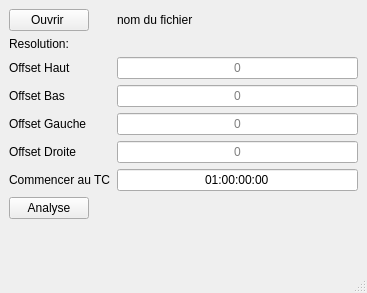
<?xml version="1.0" encoding="UTF-8"?>
<ui version="4.0">
 <class>MainWindow</class>
 <widget class="QMainWindow" name="MainWindow">
  <property name="geometry">
   <rect>
    <x>0</x>
    <y>0</y>
    <width>367</width>
    <height>293</height>
   </rect>
  </property>
  <property name="windowTitle">
   <string>MainWindow</string>
  </property>
  <widget class="QWidget" name="centralwidget">
   <layout class="QFormLayout" name="formLayout">
    <item row="0" column="0">
     <widget class="QPushButton" name="btn_choose_file">
      <property name="text">
       <string>Ouvrir </string>
      </property>
     </widget>
    </item>
    <item row="0" column="1">
     <widget class="QLabel" name="lbl_file_name">
      <property name="text">
       <string>nom du fichier</string>
      </property>
     </widget>
    </item>
    <item row="2" column="0">
     <widget class="QLabel" name="lbl_up_offset">
      <property name="text">
       <string>Offset Haut</string>
      </property>
     </widget>
    </item>
    <item row="2" column="1">
     <widget class="QLineEdit" name="lineEdit_2">
      <property name="alignment">
       <set>Qt::AlignCenter</set>
      </property>
      <property name="placeholderText">
       <string>0</string>
      </property>
     </widget>
    </item>
    <item row="3" column="0">
     <widget class="QLabel" name="lbl_bottom_offset">
      <property name="text">
       <string>Offset Bas</string>
      </property>
     </widget>
    </item>
    <item row="4" column="0">
     <widget class="QLabel" name="lbl_left_offset">
      <property name="text">
       <string>Offset Gauche</string>
      </property>
     </widget>
    </item>
    <item row="5" column="0">
     <widget class="QLabel" name="lbl_right_offset">
      <property name="text">
       <string>Offset Droite</string>
      </property>
     </widget>
    </item>
    <item row="3" column="1">
     <widget class="QLineEdit" name="lineEdit_3">
      <property name="alignment">
       <set>Qt::AlignCenter</set>
      </property>
      <property name="placeholderText">
       <string>0</string>
      </property>
     </widget>
    </item>
    <item row="4" column="1">
     <widget class="QLineEdit" name="lineEdit_4">
      <property name="alignment">
       <set>Qt::AlignCenter</set>
      </property>
      <property name="placeholderText">
       <string>0</string>
      </property>
     </widget>
    </item>
    <item row="5" column="1">
     <widget class="QLineEdit" name="lineEdit_5">
      <property name="alignment">
       <set>Qt::AlignCenter</set>
      </property>
      <property name="placeholderText">
       <string>0</string>
      </property>
     </widget>
    </item>
    <item row="6" column="0">
     <widget class="QLabel" name="lbl_satrt_tc">
      <property name="text">
       <string>Commencer au TC</string>
      </property>
     </widget>
    </item>
    <item row="6" column="1">
     <widget class="QLineEdit" name="lineEdit">
      <property name="acceptDrops">
       <bool>false</bool>
      </property>
      <property name="layoutDirection">
       <enum>Qt::LeftToRight</enum>
      </property>
      <property name="text">
       <string>01:00:00:00</string>
      </property>
      <property name="alignment">
       <set>Qt::AlignCenter</set>
      </property>
     </widget>
    </item>
    <item row="1" column="0">
     <widget class="QLabel" name="lbl_resolution">
      <property name="text">
       <string>Resolution:</string>
      </property>
     </widget>
    </item>
    <item row="1" column="1">
     <widget class="QLabel" name="lbl_res_retrieve">
      <property name="text">
       <string>                                  </string>
      </property>
     </widget>
    </item>
    <item row="7" column="0">
     <widget class="QPushButton" name="pushButton_2">
      <property name="text">
       <string>Analyse</string>
      </property>
     </widget>
    </item>
   </layout>
  </widget>
  <widget class="QStatusBar" name="statusbar">
   <property name="enabled">
    <bool>true</bool>
   </property>
  </widget>
 </widget>
 <resources/>
 <connections/>
</ui>
